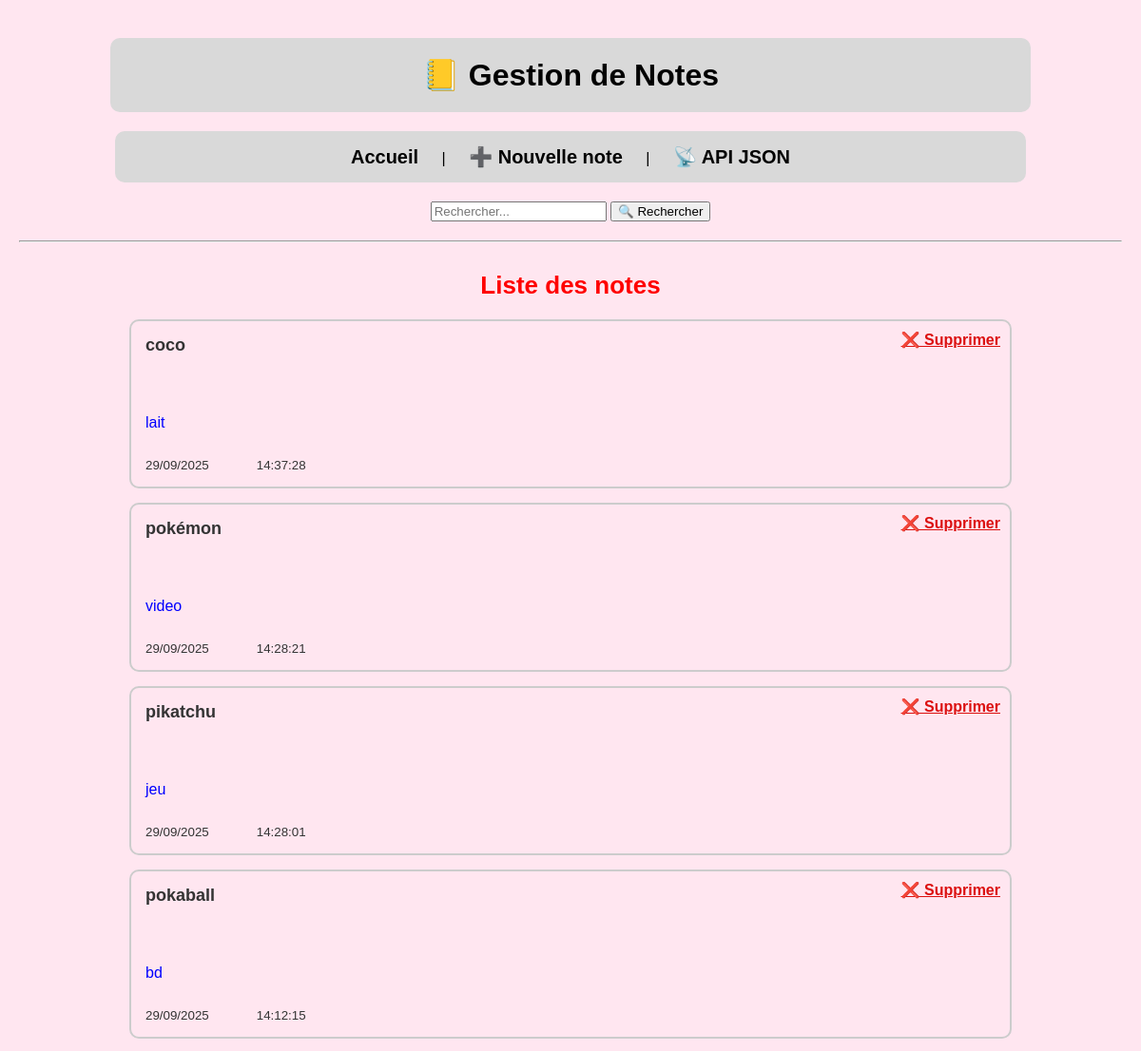
/ (upper part), run on an earlier commit of the app's database.
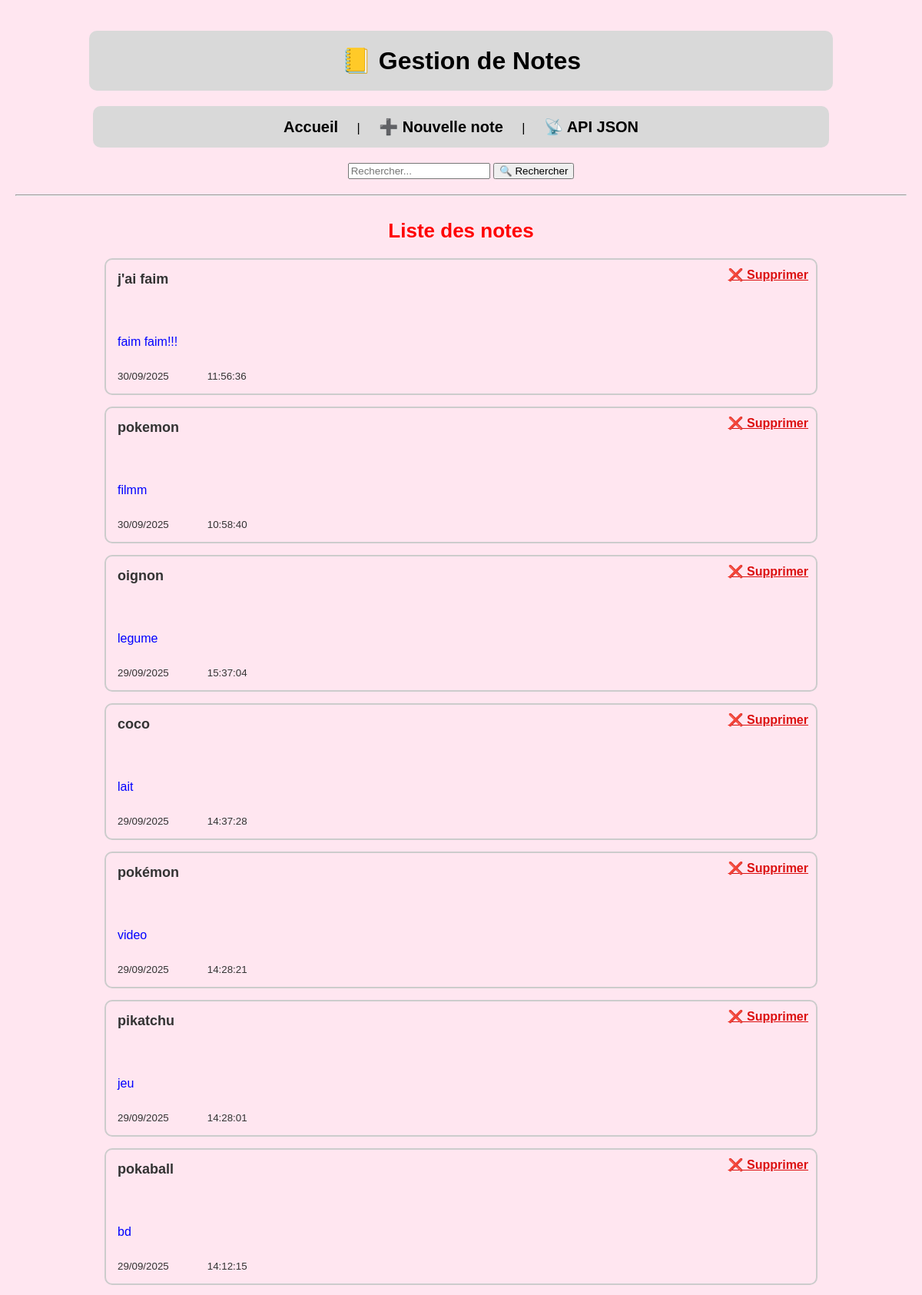
And on a later commit of the database.
### tables this page shows
CREATE TABLE notes (
        id INTEGER PRIMARY KEY AUTOINCREMENT,
        title TEXT NOT NULL,
        content TEXT NOT NULL,
        created_at DATETIME DEFAULT CURRENT_TIMESTAMP
    );

### controllers/noteController.php (called while the page is built, shortened)
<?php
require_once __DIR__ . '/../models/noteModel.php';
function indexNotes() {
    $notes = getNotes();
    include __DIR__ . '/../views/header.php';
    include __DIR__ . '/../views/notes.php';
    include __DIR__ . '/../views/footer.php';
}

### index.php (called while the page is built)
<?php
require __DIR__ . '/router.php';

### models/noteModel.php (called while the page is built, shortened)
<?php
require_once __DIR__ . '/db.php';
function getNotes() {
    global $pdo;
    return $pdo->query("SELECT * FROM notes ORDER BY created_at DESC")->fetchAll(PDO::FETCH_ASSOC);
}

### views/notes.php (the view)
<h2>Liste des notes</h2>
<ul>
<?php foreach ($notes as $note): ?>
    <li class="note">
        <strong><?= htmlspecialchars($note['title']) ?></strong><br><br>
        <p><?= nl2br(htmlspecialchars($note['content'])) ?><br><br></p>
        <div class="note-footer">
            <div class="note-datetime">
                <small class="note-date"><?= date('d/m/Y', strtotime($note['created_at'])) ?></small>
                <small class="note-time"><?= date('H:i:s', strtotime($note['created_at'] . ' +2 hours')) ?></small>
            </div>
            <a class="delete-link" href="index.php?route=notes.delete&id=<?= $note['id'] ?>">❌ Supprimer</a>
        </div>
    </li>
<?php endforeach; ?>
</ul>

### router.php (shortened to what this page needs)
<?php
require_once __DIR__ . '/controllers/noteController.php';
$route = $_GET['route'] ?? 'notes.index';
switch ($route) {
    case 'notes.index':
        indexNotes();
        break;
}

### views/header.php (shortened to what this page needs)
<!DOCTYPE html>
<html lang="fr">
<head>
    <link rel="stylesheet" href="style.css">
</head>
<body>
    <h1>📒 Gestion de Notes</h1>
<div class="navbar">
    <a href="index.php?route=notes.index">Accueil</a> |
    <a href="index.php?route=notes.create">➕ Nouvelle note</a> |
    <a href="index.php?route=notes.api" target="_blank">📡 API JSON</a>
</div>
<form method="get" action="index.php" style="margin-bottom:20px;">
    <input type="text" name="search" placeholder="Rechercher...">
    <button type="submit">🔍 Rechercher</button>
</form>
<hr>

### views/footer.php (shortened to what this page needs)
</body>
</html>

### style.css (style rules this page uses)
body { font-family: Arial, sans-serif; background-color: #ffe6f0; margin: 0; padding: 20px; text-align: center; }
h1 { background-color: #d9d9d9; color: black; padding: 20px; border-radius: 10px; width: 80%; margin: 20px auto; }
.navbar { width: 80%; margin: 0 auto 20px auto; text-align: center; background-color: #d9d9d9; padding: 15px; border-radius: 10px; }
.navbar a { text-decoration: none; color: black; margin: 0 20px; font-weight: bold; font-size: 20px; }
ul { list-style: none; padding: 0; max-width: 80%; margin: 20px auto; }
.note { background: #ffe6f0; border: 2px solid #ccc; padding: 15px; margin-bottom: 15px; border-radius: 10px; width: 100%; box-sizing: border-box; text-align: left; position: relative; color: #333; }
.note strong { display: block; margin-bottom: 10px; font-size: 18px; color: #333; }
.note p { color: blue; margin-bottom: 10px; }
.note-datetime { display: flex; justify-content: flex-start; gap: 50px; margin-top: 10px; }
.note a { color: rgb(220, 16, 16); font-weight: bold; position: absolute; top: 10px; right: 10px; }
h2 { color: red; font-size: 26px; font-weight: bold; margin-top: 30px; margin-bottom: 20px; }

What changed in the data, as far as the page shows it:
added notes: title "j'ai faim", content "faim faim!!!", created_at "30/09/2025", created_at "11:56:36"
added notes: title "pokemon", content "filmm", created_at "30/09/2025", created_at "10:58:40"
added notes: title "oignon", content "legume", created_at "29/09/2025", created_at "15:37:04"
